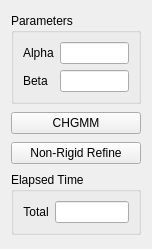
          <widget class="QWidget" name="Widget_CHGMM">
           <property name="geometry">
            <rect>
             <x>0</x>
             <y>0</y>
             <width>152</width>
             <height>249</height>
            </rect>
           </property>
           <attribute name="label">
            <string>CHGMM</string>
           </attribute>
           <layout class="QGridLayout" name="gridLayout_14">
            <item row="0" column="0">
             <widget class="QGroupBox" name="GroupBox_CHGMMParameters">
              <property name="sizePolicy">
               <sizepolicy hsizetype="Preferred" vsizetype="Maximum">
                <horstretch>0</horstretch>
                <verstretch>0</verstretch>
               </sizepolicy>
              </property>
              <property name="title">
               <string>Parameters</string>
              </property>
              <layout class="QGridLayout" name="gridLayout_13">
               <item row="0" column="0">
                <widget class="QLabel" name="Label_CHGMMAlpha">
                 <property name="text">
                  <string>Alpha</string>
                 </property>
                </widget>
               </item>
               <item row="0" column="1">
                <widget class="QLineEdit" name="LineEdit_CHGMMAlpha">
                 <property name="sizePolicy">
                  <sizepolicy hsizetype="Maximum" vsizetype="Maximum">
                   <horstretch>0</horstretch>
                   <verstretch>0</verstretch>
                  </sizepolicy>
                 </property>
                </widget>
               </item>
               <item row="1" column="0">
                <widget class="QLabel" name="Label_CHGMMBeta">
                 <property name="text">
                  <string>Beta</string>
                 </property>
                </widget>
               </item>
               <item row="1" column="1">
                <widget class="QLineEdit" name="LineEdit_CHGMMBeta">
                 <property name="sizePolicy">
                  <sizepolicy hsizetype="Maximum" vsizetype="Fixed">
                   <horstretch>0</horstretch>
                   <verstretch>0</verstretch>
                  </sizepolicy>
                 </property>
                </widget>
               </item>
              </layout>
             </widget>
            </item>
            <item row="1" column="0">
             <widget class="QPushButton" name="PushButton_CHGMM">
              <property name="text">
               <string>CHGMM</string>
              </property>
             </widget>
            </item>
            <item row="3" column="0">
             <widget class="QGroupBox" name="GroupBox_CHGMMTime">
              <property name="sizePolicy">
               <sizepolicy hsizetype="Preferred" vsizetype="Maximum">
                <horstretch>0</horstretch>
                <verstretch>0</verstretch>
               </sizepolicy>
              </property>
              <property name="title">
               <string>Elapsed Time</string>
              </property>
              <layout class="QGridLayout" name="gridLayout_15">
               <item row="0" column="0">
                <widget class="QLabel" name="Label_CHGMMTime">
                 <property name="text">
                  <string>Total</string>
                 </property>
                 <property name="alignment">
                  <set>Qt::AlignCenter</set>
                 </property>
                </widget>
               </item>
               <item row="0" column="1">
                <widget class="QLineEdit" name="LineEdit_CHGMMTime">
                 <property name="sizePolicy">
                  <sizepolicy hsizetype="Maximum" vsizetype="Fixed">
                   <horstretch>0</horstretch>
                   <verstretch>0</verstretch>
                  </sizepolicy>
                 </property>
                 <property name="readOnly">
                  <bool>true</bool>
                 </property>
                </widget>
               </item>
              </layout>
             </widget>
            </item>
            <item row="2" column="0">
             <widget class="QPushButton" name="PushButton_CHGMMNonRigid">
              <property name="text">
               <string>Non-Rigid Refine</string>
              </property>
             </widget>
            </item>
           </layout>
          </widget>
